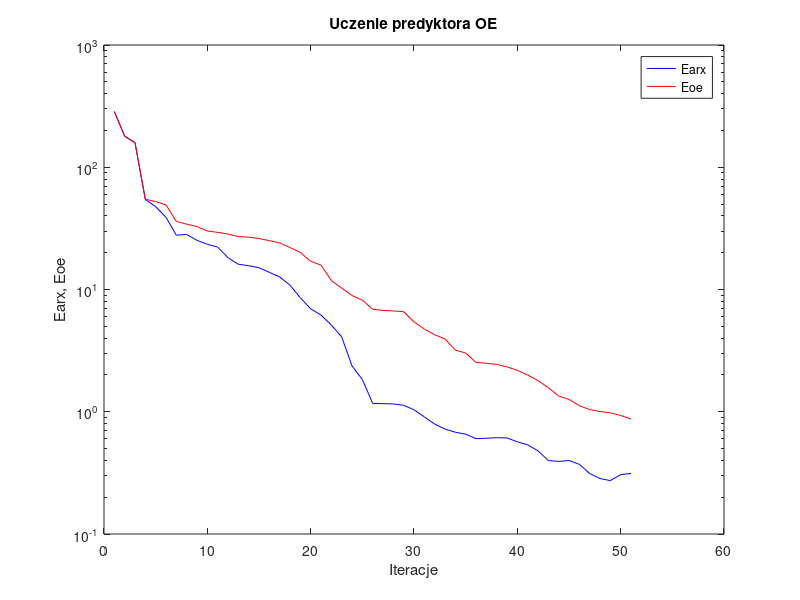
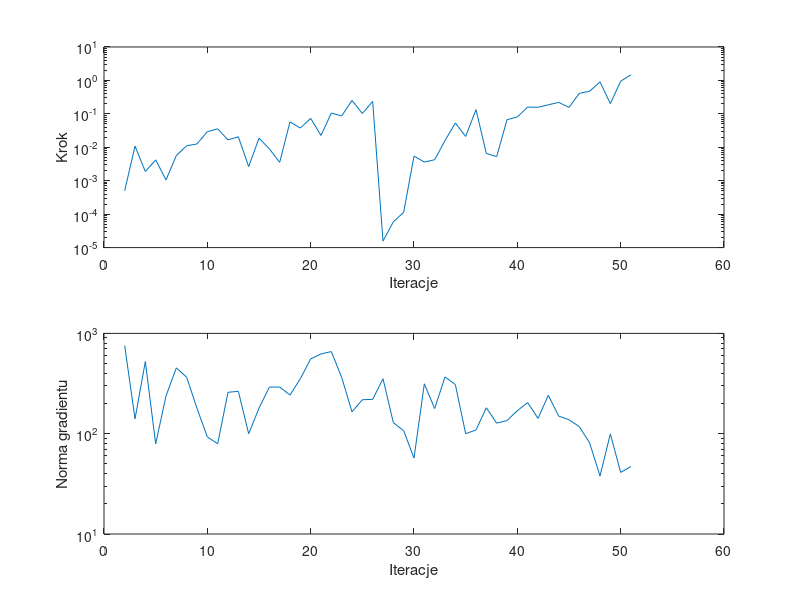

Reproduce these figures in MATLAB, in order.
%uczenie predyktora oe
clear all;
n=0; farx(n+1)=2.851057e+002; foe(n+1)=2.859454e+002; wspucz(n+1)=0.000000e+000; ng(n+1)=0.000000e+000;
%odnowa zmiennej metryki
n=1; farx(n+1)=1.797647e+002; foe(n+1)=1.794515e+002; krok(n+1)=4.966995e-004; ng(n+1)=7.569535e+002;
n=2; farx(n+1)=1.592250e+002; foe(n+1)=1.578297e+002; krok(n+1)=1.082825e-002; ng(n+1)=1.405900e+002;
n=3; farx(n+1)=5.444878e+001; foe(n+1)=5.470989e+001; krok(n+1)=1.882699e-003; ng(n+1)=5.236735e+002;
n=4; farx(n+1)=4.761530e+001; foe(n+1)=5.237089e+001; krok(n+1)=4.210497e-003; ng(n+1)=7.922248e+001;
n=5; farx(n+1)=3.892813e+001; foe(n+1)=4.922188e+001; krok(n+1)=1.055436e-003; ng(n+1)=2.377723e+002;
n=6; farx(n+1)=2.781512e+001; foe(n+1)=3.606170e+001; krok(n+1)=5.655154e-003; ng(n+1)=4.533382e+002;
n=7; farx(n+1)=2.822091e+001; foe(n+1)=3.423041e+001; krok(n+1)=1.111520e-002; ng(n+1)=3.654914e+002;
n=8; farx(n+1)=2.524590e+001; foe(n+1)=3.271384e+001; krok(n+1)=1.258748e-002; ng(n+1)=1.790003e+002;
n=9; farx(n+1)=2.343245e+001; foe(n+1)=3.012050e+001; krok(n+1)=2.928765e-002; ng(n+1)=9.296192e+001;
n=10; farx(n+1)=2.223467e+001; foe(n+1)=2.933059e+001; krok(n+1)=3.571281e-002; ng(n+1)=7.932775e+001;
n=11; farx(n+1)=1.820011e+001; foe(n+1)=2.843262e+001; krok(n+1)=1.660195e-002; ng(n+1)=2.585877e+002;
n=12; farx(n+1)=1.608582e+001; foe(n+1)=2.707498e+001; krok(n+1)=2.067140e-002; ng(n+1)=2.646417e+002;
n=13; farx(n+1)=1.566289e+001; foe(n+1)=2.679652e+001; krok(n+1)=2.634602e-003; ng(n+1)=9.984482e+001;
n=14; farx(n+1)=1.506864e+001; foe(n+1)=2.611016e+001; krok(n+1)=1.873553e-002; ng(n+1)=1.796474e+002;
n=15; farx(n+1)=1.381931e+001; foe(n+1)=2.509280e+001; krok(n+1)=9.016309e-003; ng(n+1)=2.913861e+002;
n=16; farx(n+1)=1.266695e+001; foe(n+1)=2.406492e+001; krok(n+1)=3.544455e-003; ng(n+1)=2.922093e+002;
n=17; farx(n+1)=1.084800e+001; foe(n+1)=2.202597e+001; krok(n+1)=5.753341e-002; ng(n+1)=2.425778e+002;
n=18; farx(n+1)=8.559370e+000; foe(n+1)=2.010917e+001; krok(n+1)=3.766673e-002; ng(n+1)=3.532720e+002;
n=19; farx(n+1)=6.944978e+000; foe(n+1)=1.700542e+001; krok(n+1)=7.302728e-002; ng(n+1)=5.566737e+002;
n=20; farx(n+1)=6.183781e+000; foe(n+1)=1.583428e+001; krok(n+1)=2.258989e-002; ng(n+1)=6.240402e+002;
n=21; farx(n+1)=5.119546e+000; foe(n+1)=1.181632e+001; krok(n+1)=1.057221e-001; ng(n+1)=6.589635e+002;
n=22; farx(n+1)=4.099799e+000; foe(n+1)=1.027460e+001; krok(n+1)=8.641149e-002; ng(n+1)=3.642822e+002;
n=23; farx(n+1)=2.371312e+000; foe(n+1)=8.938300e+000; krok(n+1)=2.519998e-001; ng(n+1)=1.652512e+002;
n=24; farx(n+1)=1.836005e+000; foe(n+1)=8.179168e+000; krok(n+1)=1.028050e-001; ng(n+1)=2.180332e+002;
n=25; farx(n+1)=1.171205e+000; foe(n+1)=6.901445e+000; krok(n+1)=2.353350e-001; ng(n+1)=2.200934e+002;
%odnowa zmiennej metryki
n=26; farx(n+1)=1.164798e+000; foe(n+1)=6.743411e+000; krok(n+1)=1.567018e-005; ng(n+1)=3.531564e+002;
n=27; farx(n+1)=1.159537e+000; foe(n+1)=6.680712e+000; krok(n+1)=5.914940e-005; ng(n+1)=1.290279e+002;
n=28; farx(n+1)=1.129286e+000; foe(n+1)=6.583038e+000; krok(n+1)=1.133097e-004; ng(n+1)=1.070405e+002;
n=29; farx(n+1)=1.037518e+000; foe(n+1)=5.438521e+000; krok(n+1)=5.445782e-003; ng(n+1)=5.711797e+001;
n=30; farx(n+1)=9.079079e-001; foe(n+1)=4.749640e+000; krok(n+1)=3.621201e-003; ng(n+1)=3.143024e+002;
n=31; farx(n+1)=7.927416e-001; foe(n+1)=4.262535e+000; krok(n+1)=4.241720e-003; ng(n+1)=1.780792e+002;
n=32; farx(n+1)=7.217329e-001; foe(n+1)=3.940023e+000; krok(n+1)=1.589439e-002; ng(n+1)=3.686692e+002;
n=33; farx(n+1)=6.801658e-001; foe(n+1)=3.195065e+000; krok(n+1)=5.335388e-002; ng(n+1)=3.089906e+002;
n=34; farx(n+1)=6.557982e-001; foe(n+1)=3.024855e+000; krok(n+1)=2.113198e-002; ng(n+1)=9.992268e+001;
n=35; farx(n+1)=6.026079e-001; foe(n+1)=2.532623e+000; krok(n+1)=1.336126e-001; ng(n+1)=1.090133e+002;
n=36; farx(n+1)=6.073045e-001; foe(n+1)=2.490238e+000; krok(n+1)=6.543079e-003; ng(n+1)=1.813106e+002;
n=37; farx(n+1)=6.134844e-001; foe(n+1)=2.440846e+000; krok(n+1)=5.241643e-003; ng(n+1)=1.274493e+002;
n=38; farx(n+1)=6.107721e-001; foe(n+1)=2.327114e+000; krok(n+1)=6.677458e-002; ng(n+1)=1.351066e+002;
n=39; farx(n+1)=5.677754e-001; foe(n+1)=2.180144e+000; krok(n+1)=8.100548e-002; ng(n+1)=1.696189e+002;
n=40; farx(n+1)=5.366411e-001; foe(n+1)=1.996506e+000; krok(n+1)=1.592896e-001; ng(n+1)=2.042569e+002;
n=41; farx(n+1)=4.787751e-001; foe(n+1)=1.798698e+000; krok(n+1)=1.573255e-001; ng(n+1)=1.423023e+002;
n=42; farx(n+1)=3.990701e-001; foe(n+1)=1.573187e+000; krok(n+1)=1.865458e-001; ng(n+1)=2.413921e+002;
n=43; farx(n+1)=3.922909e-001; foe(n+1)=1.345953e+000; krok(n+1)=2.203031e-001; ng(n+1)=1.497944e+002;
n=44; farx(n+1)=3.993866e-001; foe(n+1)=1.262144e+000; krok(n+1)=1.559800e-001; ng(n+1)=1.378942e+002;
n=45; farx(n+1)=3.715605e-001; foe(n+1)=1.120556e+000; krok(n+1)=4.101489e-001; ng(n+1)=1.174320e+002;
n=46; farx(n+1)=3.124660e-001; foe(n+1)=1.041915e+000; krok(n+1)=4.741921e-001; ng(n+1)=8.077633e+001;
n=47; farx(n+1)=2.843171e-001; foe(n+1)=1.003957e+000; krok(n+1)=9.073805e-001; ng(n+1)=3.784475e+001;
n=48; farx(n+1)=2.732642e-001; foe(n+1)=9.807186e-001; krok(n+1)=2.020751e-001; ng(n+1)=9.956454e+001;
n=49; farx(n+1)=3.058448e-001; foe(n+1)=9.322506e-001; krok(n+1)=9.453922e-001; ng(n+1)=4.113129e+001;
n=50; farx(n+1)=3.128715e-001; foe(n+1)=8.724221e-001; krok(n+1)=1.476581e+000; ng(n+1)=4.708218e+001;

figure; semilogy(farx,'b'); hold on; semilogy(foe,'r'); xlabel('Iteracje'); ylabel('Earx, Eoe'); legend('Earx','Eoe'); title('Uczenie predyktora OE');
figure; subplot(2,1,1); semilogy(krok); xlabel('Iteracje'); ylabel('Krok');
subplot(2,1,2); semilogy(ng); xlabel('Iteracje'); ylabel('Norma gradientu');
Earx=farx(n+1)
Eoe=foe(n+1)
